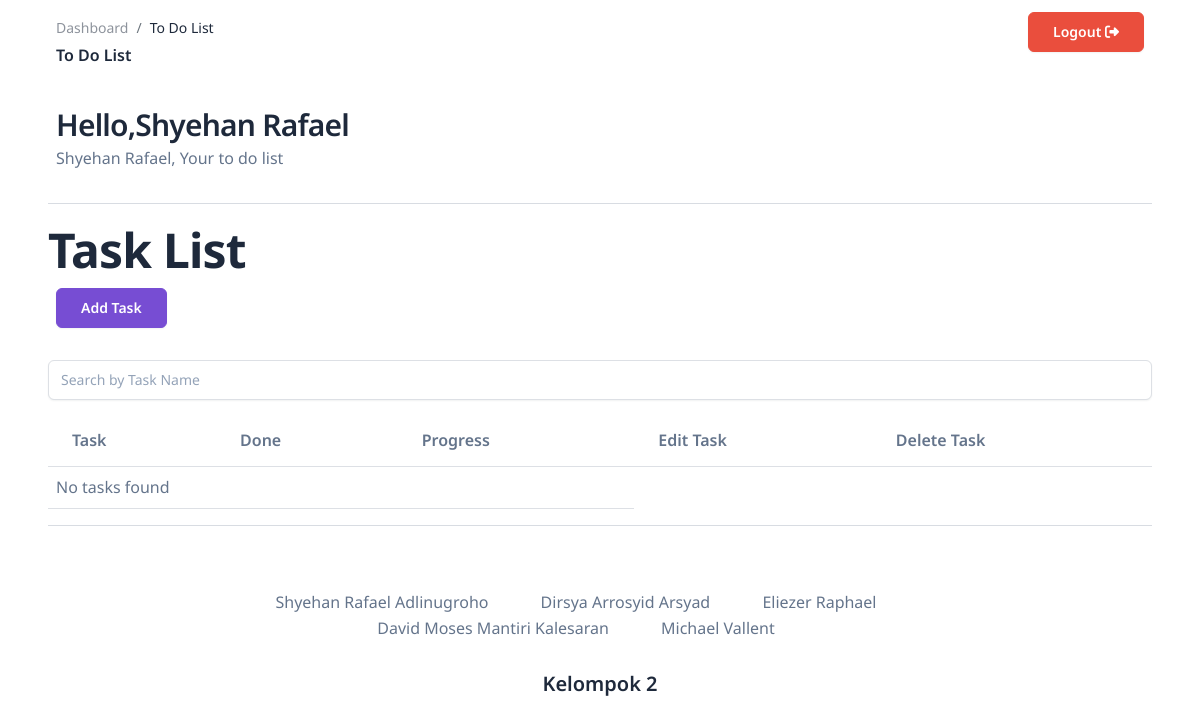
The page /index.php (signed in) on the database as committed earlier.
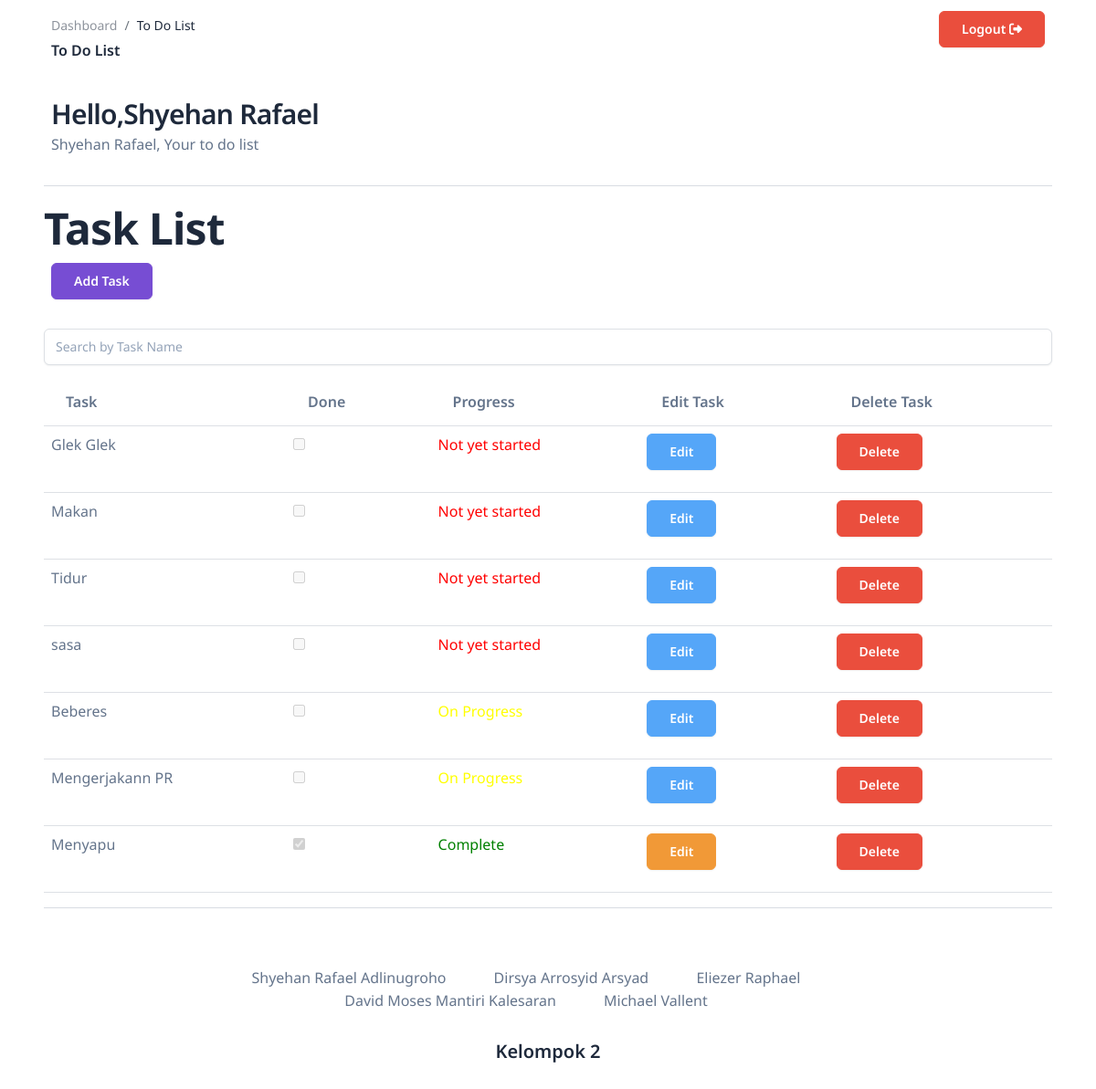
The same page on the database as committed later.
### tables this page shows
CREATE TABLE `task` (
  `id` int(11) NOT NULL,
  `username` varchar(255) NOT NULL,
  `name_task` varchar(255) NOT NULL,
  `task_status` tinyint(1) NOT NULL DEFAULT 0,
  `progress` varchar(255) NOT NULL
);

### tasklist.php (the view, shortened to what this page needs)
<?php
require('koneksi.php');
$username = $_SESSION['username'];
$sql = "SELECT id, name_task, task_status, progress FROM task WHERE username = :username ORDER BY CASE
    WHEN progress = 'Not yet started' THEN 1
    WHEN progress = 'On Progress' THEN 2
    WHEN progress = 'Complete' THEN 3
    ELSE 4
    END";
$result = $conn->prepare($sql);
$result->bindParam(':username', $username, PDO::PARAM_STR);
$result->execute();
if ($result->rowCount() > 0) {
    while ($row = $result->fetch()) {
        echo '<tr data-aos="fade">';
        echo '<td>' . $row['name_task'] . '</td>';
        echo '<td><input type="checkbox" ' . ($row['task_status'] == 1 ? 'checked' : '') . ' disabled></td>';
        $progress_color = '';
        if ($row['progress'] == 'Not yet started') {
            $progress_color = 'red';
        } elseif ($row['progress'] == 'On Progress') {
            $progress_color = 'yellow';
        } elseif ($row['progress'] == 'Complete') {
            $progress_color = 'green';
        }
        echo '<td style="color: ' . $progress_color . ';">' . $row['progress'] . '</td>';
        echo '<td>';
        if ($row['task_status'] == 1) {
            echo '<a href="index.php" class="btn btn-warning" onclick="alert(\'Task already Completed\');">Edit</a>';
        } else {
            echo '<a href="edit.php?id=' . $row['id'] . '" class="btn btn-info">Edit</a>';
        }
        echo '</td>';
        echo '<td><a href="delettask.php?id=' . $row['id'] . '" class="btn btn-danger">Delete</a></td>';
        echo '</tr>';
    }
} else {
    echo '<tr><td colspan="3">No tasks found</td></tr>';
}
?>

### index.php (shortened to what this page needs)
<!DOCTYPE html>
<html lang="en">
<head>
    <link href="corporate-ui-dashboard-main/assets/css/nucleo-icons.css" rel="stylesheet" />
    <link href="corporate-ui-dashboard-main/assets/css/nucleo-svg.css" rel="stylesheet" />
    <link href="corporate-ui-dashboard-main/assets/css/nucleo-svg.css" rel="stylesheet" />
    <link id="pagestyle" href="corporate-ui-dashboard-main/assets/css/corporate-ui-dashboard.css?v=1.0.0" rel="stylesheet" />
    <link href="https://cdn.rawgit.com/michalsnik/aos/2.3.4/dist/aos.css" rel="stylesheet">
</head>
    <nav class="navbar navbar-main navbar-expand-lg mx-5 px-0 shadow-none rounded" id="navbarBlur" navbar-scroll="true">
      <div class="container-fluid py-1 px-2">
        <nav aria-label="breadcrumb">
          <ol class="breadcrumb bg-transparent mb-1 pb-0 pt-1 px-0 me-sm-6 me-5">
            <li class="breadcrumb-item text-sm"><a class="opacity-5 text-dark" href="javascript:;">Dashboard</a></li>
            <li class="breadcrumb-item text-sm text-dark active" aria-current="page">To Do List</li>
          </ol>
          <h6 class="font-weight-bold mb-0">To Do List</h6>
        </nav>
        <a href="index_proses.php" class="btn btn-danger ml-3">Logout <i class="fa fa-sign-out"></i></a>
      </div>
    </nav>
    <div class="container-fluid py-4 px-5" data-aos="fade">
      <div class="row">
        <div class="col-md-12">
          <div class="d-md-flex align-items-center mb-3 mx-2">
            <div class="mb-md-0 mb-3">
              <h3 class="font-weight-bold mb-0">Hello,<?php echo $_SESSION['username']; ?></h3>
              <p class="mb-0"><?php echo $_SESSION['username']; ?>, Your to do list</p>
            </div>
          </div>
        </div>
      </div>
      <hr>
      <div class="">
        <h1 data-aos="fade">Task List</h1>
        <div class="d-md-flex align-items-center mb-3 mx-2" data-aos="fade">
          <a href="addTask.php">
            <button type="button" class="btn btn-primary">Add Task</button>
          </a>
        </div>
        <div class="mb-3" data-aos="fade">
          <input type="text" id="searchInput" class="form-control" placeholder="Search by Task Name">
        </div>
        <table class="table">
            <thead data-aos="fade">
                <tr>
                    <th>Task</th>
                    <th>Done</th>
                    <th>Progress</th>
                    <th>Edit Task</th>
                    <th>Delete Task</th>
                </tr>
            </thead>
            <tbody>
                <?php
                require('tasklist.php');
                ?>
            </tbody>
        </table>
    </div>
    <hr>
    <footer class="footer py-5" data-aos="fade">
      <div class="container">
        <div class="row">
          <div class="col-lg-8 mb-4 mx-auto text-center">
            <a href="https://github.com/AdliGR" target="_blank" class="text-secondary me-xl-5 me-3 mb-sm-0 mb-2">
              Shyehan Rafael Adlinugroho
            </a>
            <a href="https://github.com/DirsyaArsyad7" target="_blank" class="text-secondary me-xl-5 me-3 mb-sm-0 mb-2">
              Dirsya Arrosyid Arsyad
            </a>
            <a href="https://github.com/Eliezer223" target="_blank" class="text-secondary me-xl-5 me-3 mb-sm-0 mb-2">
              Eliezer Raphael
            </a>
            <br>
            <a href="https://github.com/DavidTheMarksmen" target="_blank" class="text-secondary me-xl-5 me-3 mb-sm-0 mb-2">
              David Moses Mantiri Kalesaran
            </a>
            <a href="https://github.com/MichaelVallent" target="_blank" class="text-secondary me-xl-5 me-3 mb-sm-0 mb-2">
              Michael Vallent
            </a>
          </div>
        </div>
        <div class="row">
          <div class="col-8 mx-auto text-center mt-1">
            <p class="mb-0 text-secondary">
              <a href="https://github.com/AdliGR/To_Do_List_UTS">
                <h5>Kelompok 2</h5>
              </a>
            </p>
          </div>
        </div>
      </div>
    </footer>
    </div>
</body>
</html>

Rows that differ between the two databases and show on the page:
added task: name_task "Glek Glek", progress "Not yet started"
added task: name_task "Makan", progress "Not yet started"
added task: name_task "Tidur", progress "Not yet started"
added task: name_task "sasa", progress "Not yet started"
added task: name_task "Beberes", progress "On Progress"
added task: name_task "Mengerjakann PR", progress "On Progress"
added task: name_task "Menyapu", task_status "☑", progress "Complete", shows "Edit"
Other text that changed with them:
text no longer shown: "No tasks found"
